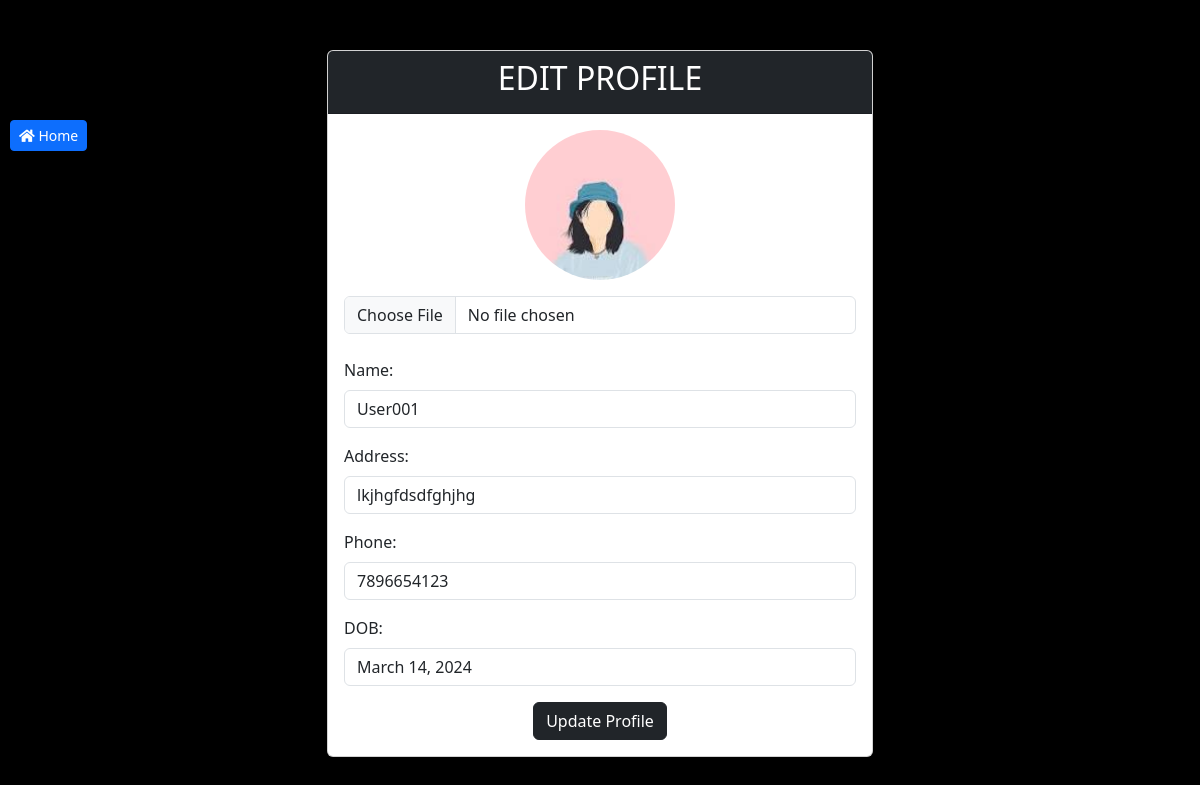
Page /userprofile/update/7 (signed in) on the committed database.
### app/models.py (models this page shows, shortened)
class UserProfile(models.Model):
    user = models.OneToOneField(User, on_delete=models.CASCADE, related_name="user_profile")
    name=models.CharField(max_length=20)
    address = models.CharField(max_length=200)
    phone = models.CharField(max_length=200)
    dob = models.DateField(null=True)
    profile_pic = models.ImageField(upload_to="static/images/profile",default='static/images/profile/default.jpg', blank=True, null=True)

### app/views.py (the view)
# urls.py: path("userprofile/update/<int:pk>", UserProfileUpdateView.as_view(), name="userupdate-profile"),
class UserProfileUpdateView(UpdateView):
    model = UserProfile
    form_class = UserProfileForm
    template_name = 'user_profile_update.html'
    success_url = reverse_lazy('user_home')
    def get_object(self, queryset=None):
        return UserProfile.objects.get(user=self.request.user)

### app/forms.py
class UserProfileForm(forms.ModelForm):
    dob = forms.DateField(widget=forms.DateInput(attrs={'type': 'date'}))
    class Meta:
        model = UserProfile
        fields = ['name', 'address', 'phone', 'dob', 'profile_pic']

### app/templates/user_profile_update.html (shortened to what this page needs)
<!DOCTYPE html>
{%load static%}
<html lang="en">
<head>
    <link href="https://cdn.jsdelivr.net/npm/bootstrap@5.3.2/dist/css/bootstrap.min.css" rel="stylesheet"
>
    <link rel="stylesheet" href="https://cdn.jsdelivr.net/npm/@fortawesome/fontawesome-free@5.15.1/css/all.min.css"
>
</head>
<body>
    <a href="{% url 'home' %}" class="btn btn-primary btn-sm" style="position: absolute; top: 120px; left: 10px;"><i class="fas fa-home"></i> Home</a>
    <div class="container">
        <div class="row justify-content-center">
            <div class="col-md-8 col-lg-6">
                <div class="card">
                    <div class="card-header bg-dark text-white text-center">
                        <h2>EDIT PROFILE</h2>
                    </div>
                    <div class="card-body">
                        <form method="post" enctype="multipart/form-data">
                            <div class="text-center mb-4">
                                <img src="{% static 'images/profile.jpg' %}" alt="Avatar" class="avatar">
                                <input type="file" name="profile_pic" accept="image/*" class="form-control mt-3">
                            </div>
                            <div class="mb-3">
                                <label for="name" class="form-label">Name:</label>
                                <input type="text" name="name" class="form-control" value="{{ form.name.value }}">
                            </div>
                            <div class="mb-3">
                                <label for="address" class="form-label">Address:</label>
                                <input type="text" name="address" class="form-control" value="{{ form.address.value }}">
                            </div>
                            <div class="mb-3">
                                <label for="phone" class="form-label">Phone:</label>
                                <input type="text" name="phone" class="form-control" value="{{ form.phone.value }}">
                            </div>
                            <div class="mb-3">
                                <label for="dob" class="form-label">DOB:</label>
                                <input type="dob" name="dob" class="form-control" value="{{ form.dob.value }}">
                            </div>
                            <div class="text-center">
                                <button type="submit" class="btn btn-dark">Update Profile</button>
                            </div>
                        </form>
                    </div>
                </div>
            </div>
        </div>
    </div>
</body>
</html>

### app/templates/user_profile_update.html (style rules this page uses)
body { background-color: black; }
.container { margin-top: 50px; }
.avatar { width: 150px; height: 150px; border-radius: 50%; }

### rows in the picture
UserProfile: name "User001", address "lkjhgfdsdfghjhg", phone "7896654123", dob "March 14, 2024"
